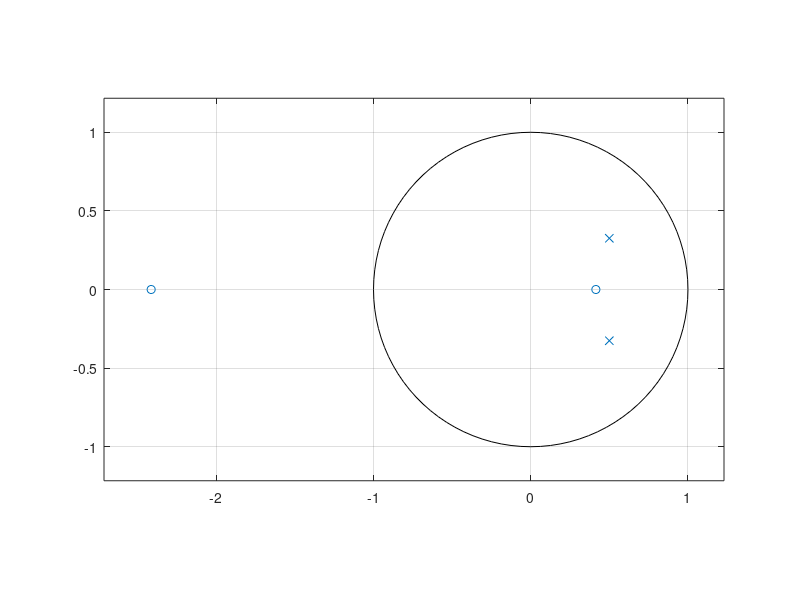

MATLAB code to generate this figure:
clc;
clear all;
close all;


%pole-zero plot of X(z) with numerator given by b and 
% denominator given by a
b = [1, 2, -1]; % numerator
a = [1, -1, 0.3561]; % denominator

zplane(b,a);
